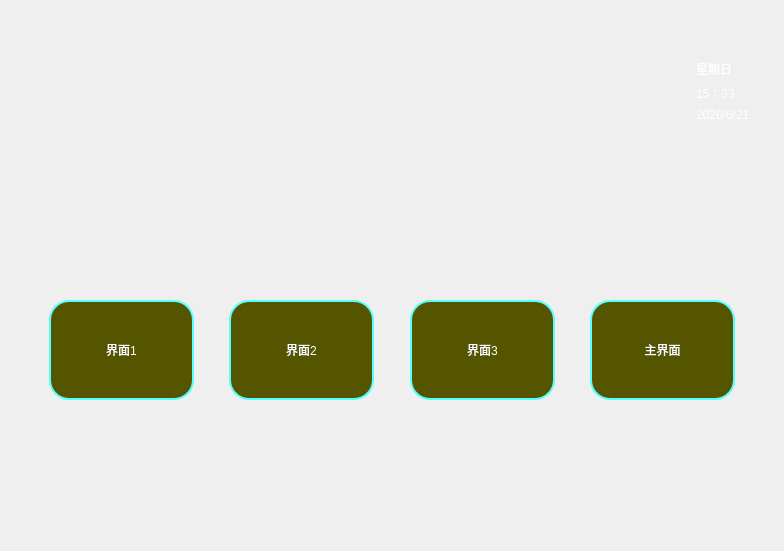
<?xml version="1.0" encoding="UTF-8"?>
<ui version="4.0">
 <class>Main2</class>
 <widget class="QWidget" name="Main2">
  <property name="geometry">
   <rect>
    <x>0</x>
    <y>0</y>
    <width>784</width>
    <height>551</height>
   </rect>
  </property>
  <property name="windowTitle">
   <string>Form</string>
  </property>
  <layout class="QVBoxLayout" name="verticalLayout">
   <item>
    <widget class="QWidget" name="widget" native="true">
     <property name="styleSheet">
      <string notr="true"/>
     </property>
     <layout class="QHBoxLayout" name="horizontalLayout_4">
      <item>
       <layout class="QVBoxLayout" name="verticalLayout_3">
        <item>
         <layout class="QHBoxLayout" name="horizontalLayout_2" stretch="10,1">
          <item>
           <layout class="QHBoxLayout" name="horizontalLayout">
            <item>
             <spacer name="horizontalSpacer">
              <property name="orientation">
               <enum>Qt::Horizontal</enum>
              </property>
              <property name="sizeHint" stdset="0">
               <size>
                <width>40</width>
                <height>20</height>
               </size>
              </property>
             </spacer>
            </item>
            <item>
             <spacer name="horizontalSpacer_2">
              <property name="orientation">
               <enum>Qt::Horizontal</enum>
              </property>
              <property name="sizeHint" stdset="0">
               <size>
                <width>40</width>
                <height>20</height>
               </size>
              </property>
             </spacer>
            </item>
           </layout>
          </item>
          <item>
           <layout class="QVBoxLayout" name="verticalLayout_2">
            <item>
             <spacer name="verticalSpacer">
              <property name="orientation">
               <enum>Qt::Vertical</enum>
              </property>
              <property name="sizeHint" stdset="0">
               <size>
                <width>20</width>
                <height>40</height>
               </size>
              </property>
             </spacer>
            </item>
            <item>
             <layout class="QVBoxLayout" name="verticalLayout_4">
              <item>
               <widget class="QLabel" name="main02_label_2">
                <property name="styleSheet">
                 <string notr="true">color: rgb(255, 255, 255);</string>
                </property>
                <property name="text">
                 <string>&lt;html&gt;&lt;head/&gt;&lt;body&gt;&lt;p&gt;星期日&lt;/p&gt;&lt;/body&gt;&lt;/html&gt;</string>
                </property>
               </widget>
              </item>
              <item>
               <widget class="QLabel" name="main02_label_3">
                <property name="styleSheet">
                 <string notr="true">color: rgb(255, 255, 255);</string>
                </property>
                <property name="text">
                 <string>&lt;html&gt;&lt;head/&gt;&lt;body&gt;&lt;p&gt;15：33&lt;/p&gt;&lt;/body&gt;&lt;/html&gt;</string>
                </property>
               </widget>
              </item>
              <item>
               <widget class="QLabel" name="main02_label_4">
                <property name="styleSheet">
                 <string notr="true">color: rgb(255, 255, 255);</string>
                </property>
                <property name="text">
                 <string>&lt;html&gt;&lt;head/&gt;&lt;body&gt;&lt;p&gt;2020/6/21&lt;/p&gt;&lt;/body&gt;&lt;/html&gt;</string>
                </property>
               </widget>
              </item>
             </layout>
            </item>
            <item>
             <spacer name="verticalSpacer_2">
              <property name="orientation">
               <enum>Qt::Vertical</enum>
              </property>
              <property name="sizeHint" stdset="0">
               <size>
                <width>20</width>
                <height>40</height>
               </size>
              </property>
             </spacer>
            </item>
           </layout>
          </item>
         </layout>
        </item>
        <item>
         <spacer name="verticalSpacer_3">
          <property name="orientation">
           <enum>Qt::Vertical</enum>
          </property>
          <property name="sizeHint" stdset="0">
           <size>
            <width>20</width>
            <height>40</height>
           </size>
          </property>
         </spacer>
        </item>
        <item>
         <layout class="QHBoxLayout" name="horizontalLayout_3" stretch="2,10,2,10,2,10,2,10,2">
          <item>
           <spacer name="horizontalSpacer_5">
            <property name="orientation">
             <enum>Qt::Horizontal</enum>
            </property>
            <property name="sizeHint" stdset="0">
             <size>
              <width>40</width>
              <height>20</height>
             </size>
            </property>
           </spacer>
          </item>
          <item>
           <widget class="QPushButton" name="main02_pushButton_2">
            <property name="sizePolicy">
             <sizepolicy hsizetype="Expanding" vsizetype="Expanding">
              <horstretch>0</horstretch>
              <verstretch>0</verstretch>
             </sizepolicy>
            </property>
            <property name="minimumSize">
             <size>
              <width>0</width>
              <height>100</height>
             </size>
            </property>
            <property name="maximumSize">
             <size>
              <width>200</width>
              <height>100</height>
             </size>
            </property>
            <property name="styleSheet">
             <string notr="true">QPushButton{
border-radius:20px;
font: 12pt &quot;微软雅黑&quot;;
color: rgb(255, 255, 255);
border:2px solid rgb(85, 255, 255);
	background-color: rgb(85, 85, 0);
}
QPushButton:hover{
border:2px solid rgb(255, 0, 0);
font: 15pt &quot;微软雅黑&quot;;}</string>
            </property>
            <property name="text">
             <string>界面1</string>
            </property>
           </widget>
          </item>
          <item>
           <spacer name="horizontalSpacer_6">
            <property name="orientation">
             <enum>Qt::Horizontal</enum>
            </property>
            <property name="sizeHint" stdset="0">
             <size>
              <width>40</width>
              <height>20</height>
             </size>
            </property>
           </spacer>
          </item>
          <item>
           <widget class="QPushButton" name="main02_pushButton_3">
            <property name="sizePolicy">
             <sizepolicy hsizetype="Expanding" vsizetype="Expanding">
              <horstretch>0</horstretch>
              <verstretch>0</verstretch>
             </sizepolicy>
            </property>
            <property name="maximumSize">
             <size>
              <width>200</width>
              <height>100</height>
             </size>
            </property>
            <property name="styleSheet">
             <string notr="true">QPushButton{
border-radius:20px;
font: 12pt &quot;微软雅黑&quot;;
color: rgb(255, 255, 255);
border:2px solid rgb(85, 255, 255);
	background-color: rgb(85, 85, 0);
}
QPushButton:hover{
border:2px solid rgb(255, 0, 0);
font: 15pt &quot;微软雅黑&quot;;}</string>
            </property>
            <property name="text">
             <string>界面2</string>
            </property>
           </widget>
          </item>
          <item>
           <spacer name="horizontalSpacer_3">
            <property name="orientation">
             <enum>Qt::Horizontal</enum>
            </property>
            <property name="sizeHint" stdset="0">
             <size>
              <width>40</width>
              <height>20</height>
             </size>
            </property>
           </spacer>
          </item>
          <item>
           <widget class="QPushButton" name="main02_pushButton_4">
            <property name="sizePolicy">
             <sizepolicy hsizetype="Expanding" vsizetype="Expanding">
              <horstretch>0</horstretch>
              <verstretch>0</verstretch>
             </sizepolicy>
            </property>
            <property name="maximumSize">
             <size>
              <width>200</width>
              <height>100</height>
             </size>
            </property>
            <property name="styleSheet">
             <string notr="true">QPushButton{
border-radius:20px;
font: 12pt &quot;微软雅黑&quot;;
color: rgb(255, 255, 255);
border:2px solid rgb(85, 255, 255);
	background-color: rgb(85, 85, 0);
}
QPushButton:hover{
border:2px solid rgb(255, 0, 0);
font: 15pt &quot;微软雅黑&quot;;}</string>
            </property>
            <property name="text">
             <string>界面3</string>
            </property>
           </widget>
          </item>
          <item>
           <spacer name="horizontalSpacer_7">
            <property name="orientation">
             <enum>Qt::Horizontal</enum>
            </property>
            <property name="sizeHint" stdset="0">
             <size>
              <width>40</width>
              <height>20</height>
             </size>
            </property>
           </spacer>
          </item>
          <item>
           <widget class="QPushButton" name="main02_pushButton_1">
            <property name="sizePolicy">
             <sizepolicy hsizetype="Expanding" vsizetype="Expanding">
              <horstretch>0</horstretch>
              <verstretch>0</verstretch>
             </sizepolicy>
            </property>
            <property name="minimumSize">
             <size>
              <width>0</width>
              <height>100</height>
             </size>
            </property>
            <property name="maximumSize">
             <size>
              <width>200</width>
              <height>100</height>
             </size>
            </property>
            <property name="styleSheet">
             <string notr="true">QPushButton{
border-radius:20px;
font: 12pt &quot;微软雅黑&quot;;
color: rgb(255, 255, 255);
border:2px solid rgb(85, 255, 255);
	background-color: rgb(85, 85, 0);
}
QPushButton:hover{
border:2px solid rgb(255, 0, 0);
font: 15pt &quot;微软雅黑&quot;;}</string>
            </property>
            <property name="text">
             <string>主界面</string>
            </property>
           </widget>
          </item>
          <item>
           <spacer name="horizontalSpacer_4">
            <property name="orientation">
             <enum>Qt::Horizontal</enum>
            </property>
            <property name="sizeHint" stdset="0">
             <size>
              <width>40</width>
              <height>20</height>
             </size>
            </property>
           </spacer>
          </item>
         </layout>
        </item>
        <item>
         <spacer name="verticalSpacer_4">
          <property name="orientation">
           <enum>Qt::Vertical</enum>
          </property>
          <property name="sizeHint" stdset="0">
           <size>
            <width>20</width>
            <height>40</height>
           </size>
          </property>
         </spacer>
        </item>
       </layout>
      </item>
     </layout>
    </widget>
   </item>
  </layout>
 </widget>
 <resources/>
 <connections/>
</ui>
